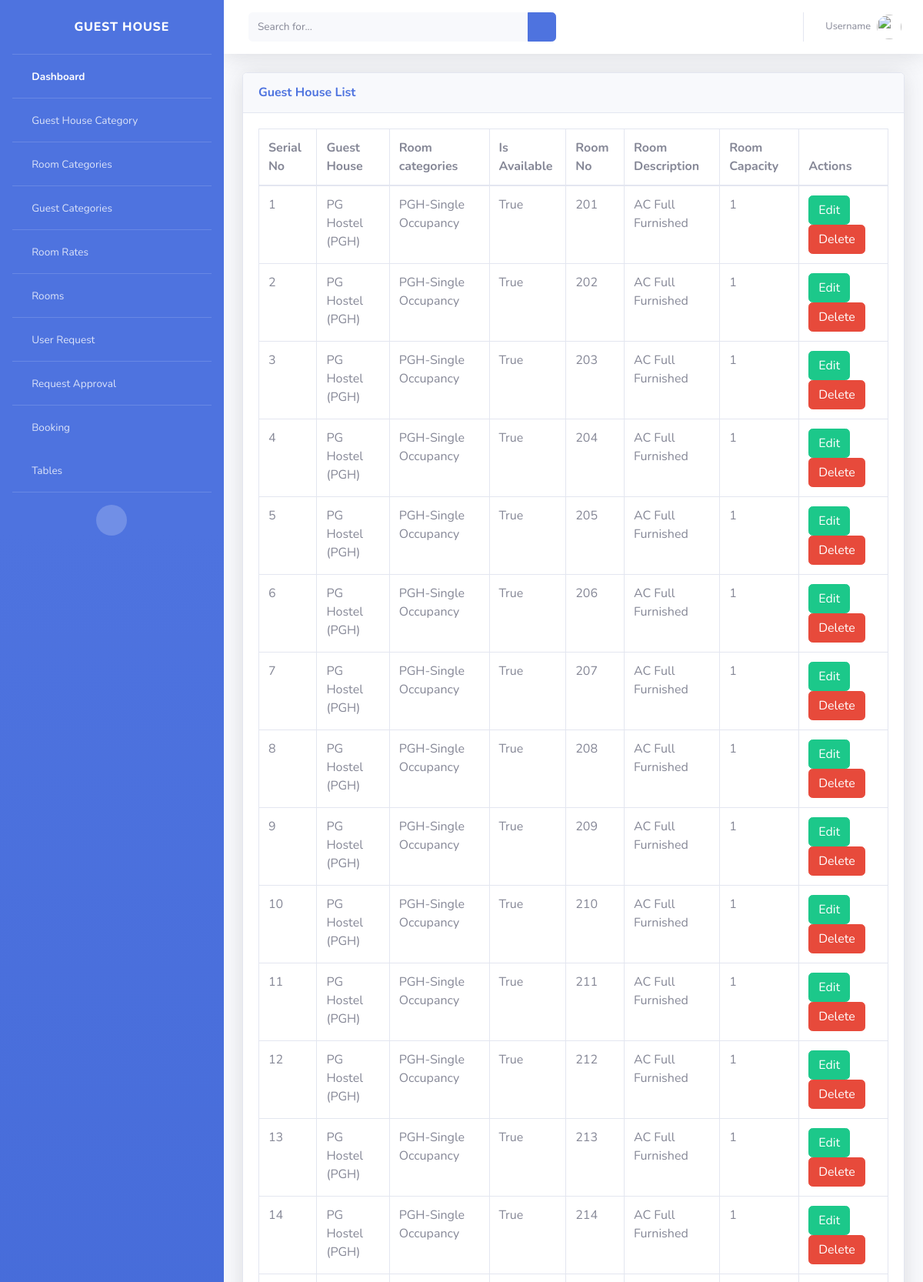
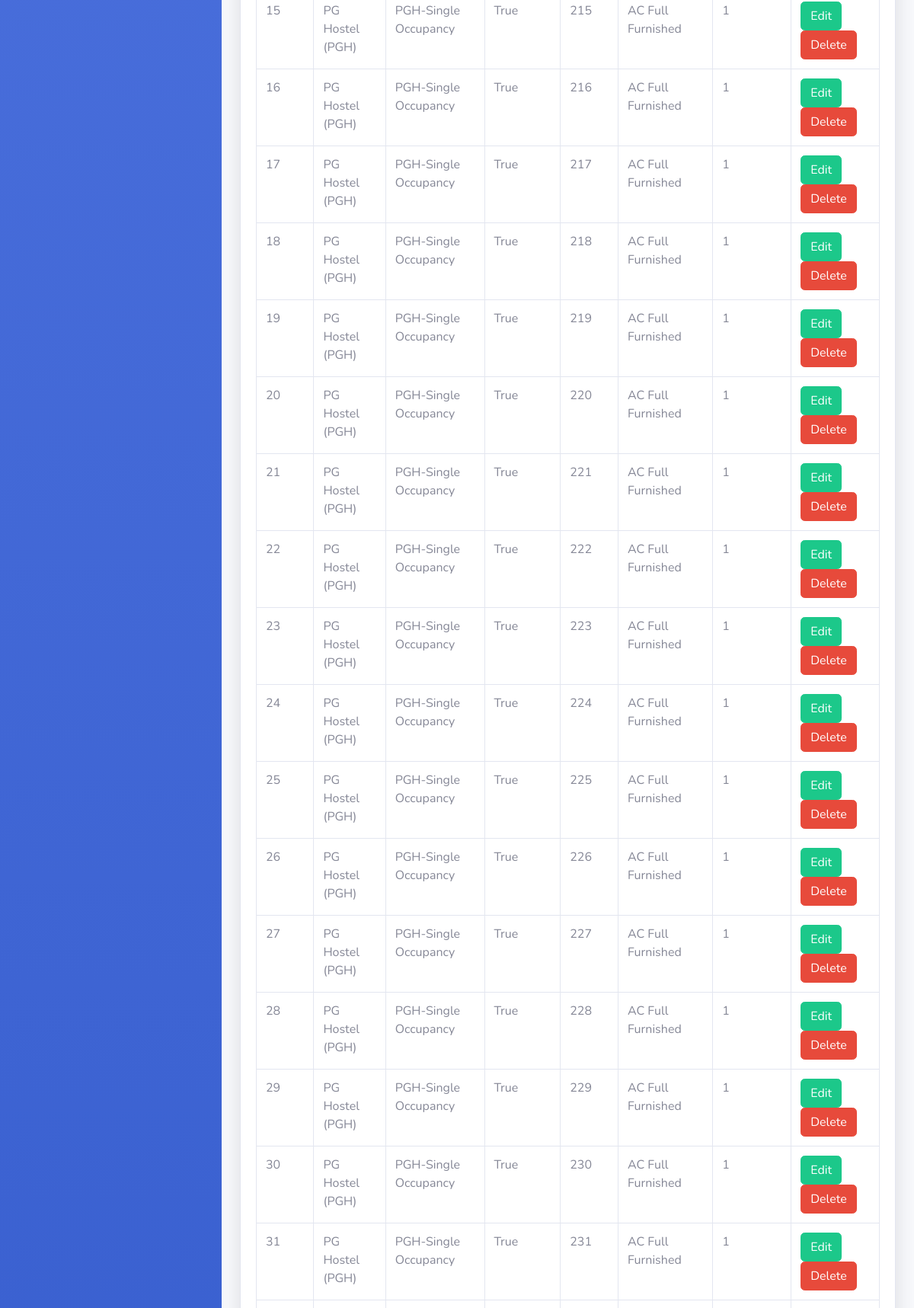
/employee/viewrooms (upper part), run on the app's committed database (2 pictures, top to bottom).
### gkapp/models.py (models this page shows, shortened)
class Rooms(models.Model):
    GuestHouses=models.ForeignKey(GuestHouses, on_delete=models.CASCADE)
    RoomCategories=models.ForeignKey(RoomCategories, on_delete=models.CASCADE)
    is_available=models.BooleanField(default=False)
    room_no=models.CharField(max_length=100, unique=False)
    room_desc=models.CharField(max_length=100, unique=False)
    room_capacity=models.IntegerField()
    class Meta:
        db_table = "rooms"

class GuestHouses(models.Model):
    name = models.CharField(max_length=50)
    def __str__(self):
        return self.name

class RoomCategories(models.Model):
    guesthouse_name = models.ForeignKey(GuestHouses, on_delete=models.CASCADE)
    room_cat = models.CharField(max_length=100, unique=True)
    def __str__(self):
        return self.room_cat

### gkapp/views.py (the view)
# urls.py: path('employee/viewrooms', views.viewrooms, name="viewrooms"),
def viewrooms(request):
    rooms = Rooms.objects.all()
    return render (request,"employee/viewrooms.html",{'rooms':rooms})

### gkapp/templates/employee/viewrooms.html (shortened to what this page needs)
{% extends "staffbase.html" %}
{% load static %}
{% load widget_tweaks %}
{% block content %}
   <div class="container-fluid">
                    <div class="card shadow mb-4">
                        <div class="card-header py-3">
                            <h6 class="m-0 font-weight-bold text-primary">Guest House List</h6>
                        </div>
                        <div class="card-body">
                            <div class="table-responsive">
                                <table class="table table-bordered" id="dataTable" width="100%" cellspacing="0">
                                    <thead>
                                        <tr>
                                            <th>Serial No </th>
                                            <th>Guest House </th>
                                            <th>Room categories </th>
                                            <th>Is Available </th>
                                            <th>Room No </th>
                                             <th>Room Description</th>
                                            <th>Room Capacity</th>
                                             <th>Actions</th>
                                        </tr>
                                    </thead>
                                    <tbody>
{% for rooms in rooms %}
    <tr>
          <td>{{ forloop.counter }}</td>
        <td>{{ rooms.GuestHouses }}</td>
        <td>{{ rooms.RoomCategories}}</td>
        <td>{{ rooms.is_available }}</td>
         <td>{{ rooms.room_no }}</td>
         <td>{{ rooms.room_desc }}</td>
         <td>{{ rooms.room_capacity }}</td>
        <td>
            <a class="btn btn-success" href="#"><span class="glyphicon glyphicon-pencil" >Edit</span></a>
            <a  class="btn btn-danger" href="#">Delete</a>
        </td>
    </tr>
{% endfor %}
                                    </tbody>
                                </table>
                            </div>
                        </div>
                    </div>
                </div>
{% endblock content %}

### data on the page
Rooms: GuestHouses "PG Hostel (PGH)", RoomCategories "PGH-Single Occupancy", is_available "True", room_no "201", room_desc "AC Full Furnished", room_capacity "1"
Rooms: GuestHouses "PG Hostel (PGH)", RoomCategories "PGH-Single Occupancy", is_available "True", room_no "202", room_desc "AC Full Furnished", room_capacity "1"
Rooms: GuestHouses "PG Hostel (PGH)", RoomCategories "PGH-Single Occupancy", is_available "True", room_no "203", room_desc "AC Full Furnished", room_capacity "1"
Rooms: GuestHouses "PG Hostel (PGH)", RoomCategories "PGH-Single Occupancy", is_available "True", room_no "204", room_desc "AC Full Furnished", room_capacity "1"
Rooms: GuestHouses "PG Hostel (PGH)", RoomCategories "PGH-Single Occupancy", is_available "True", room_no "205", room_desc "AC Full Furnished", room_capacity "1"
Rooms: GuestHouses "PG Hostel (PGH)", RoomCategories "PGH-Single Occupancy", is_available "True", room_no "206", room_desc "AC Full Furnished", room_capacity "1"
Rooms: GuestHouses "PG Hostel (PGH)", RoomCategories "PGH-Single Occupancy", is_available "True", room_no "207", room_desc "AC Full Furnished", room_capacity "1"
Rooms: GuestHouses "PG Hostel (PGH)", RoomCategories "PGH-Single Occupancy", is_available "True", room_no "208", room_desc "AC Full Furnished", room_capacity "1"
Rooms: GuestHouses "PG Hostel (PGH)", RoomCategories "PGH-Single Occupancy", is_available "True", room_no "209", room_desc "AC Full Furnished", room_capacity "1"
Rooms: GuestHouses "PG Hostel (PGH)", RoomCategories "PGH-Single Occupancy", is_available "True", room_no "210", room_desc "AC Full Furnished", room_capacity "1"
Rooms: GuestHouses "PG Hostel (PGH)", RoomCategories "PGH-Single Occupancy", is_available "True", room_no "211", room_desc "AC Full Furnished", room_capacity "1"
Rooms: GuestHouses "PG Hostel (PGH)", RoomCategories "PGH-Single Occupancy", is_available "True", room_no "212", room_desc "AC Full Furnished", room_capacity "1"
Rooms: GuestHouses "PG Hostel (PGH)", RoomCategories "PGH-Single Occupancy", is_available "True", room_no "213", room_desc "AC Full Furnished", room_capacity "1"
Rooms: GuestHouses "PG Hostel (PGH)", RoomCategories "PGH-Single Occupancy", is_available "True", room_no "214", room_desc "AC Full Furnished", room_capacity "1"
Rooms: GuestHouses "PG Hostel (PGH)", RoomCategories "PGH-Single Occupancy", is_available "True", room_no "215", room_desc "AC Full Furnished", room_capacity "1"
Rooms: GuestHouses "PG Hostel (PGH)", RoomCategories "PGH-Single Occupancy", is_available "True", room_no "216", room_desc "AC Full Furnished", room_capacity "1"
Rooms: GuestHouses "PG Hostel (PGH)", RoomCategories "PGH-Single Occupancy", is_available "True", room_no "217", room_desc "AC Full Furnished", room_capacity "1"
Rooms: GuestHouses "PG Hostel (PGH)", RoomCategories "PGH-Single Occupancy", is_available "True", room_no "218", room_desc "AC Full Furnished", room_capacity "1"
Rooms: GuestHouses "PG Hostel (PGH)", RoomCategories "PGH-Single Occupancy", is_available "True", room_no "219", room_desc "AC Full Furnished", room_capacity "1"
Rooms: GuestHouses "PG Hostel (PGH)", RoomCategories "PGH-Single Occupancy", is_available "True", room_no "220", room_desc "AC Full Furnished", room_capacity "1"
Rooms: GuestHouses "PG Hostel (PGH)", RoomCategories "PGH-Single Occupancy", is_available "True", room_no "221", room_desc "AC Full Furnished", room_capacity "1"
Rooms: GuestHouses "PG Hostel (PGH)", RoomCategories "PGH-Single Occupancy", is_available "True", room_no "222", room_desc "AC Full Furnished", room_capacity "1"
Rooms: GuestHouses "PG Hostel (PGH)", RoomCategories "PGH-Single Occupancy", is_available "True", room_no "223", room_desc "AC Full Furnished", room_capacity "1"
Rooms: GuestHouses "PG Hostel (PGH)", RoomCategories "PGH-Single Occupancy", is_available "True", room_no "224", room_desc "AC Full Furnished", room_capacity "1"
Rooms: GuestHouses "PG Hostel (PGH)", RoomCategories "PGH-Single Occupancy", is_available "True", room_no "225", room_desc "AC Full Furnished", room_capacity "1"
Rooms: GuestHouses "PG Hostel (PGH)", RoomCategories "PGH-Single Occupancy", is_available "True", room_no "226", room_desc "AC Full Furnished", room_capacity "1"
Rooms: GuestHouses "PG Hostel (PGH)", RoomCategories "PGH-Single Occupancy", is_available "True", room_no "227", room_desc "AC Full Furnished", room_capacity "1"
Rooms: GuestHouses "PG Hostel (PGH)", RoomCategories "PGH-Single Occupancy", is_available "True", room_no "228", room_desc "AC Full Furnished", room_capacity "1"
Rooms: GuestHouses "PG Hostel (PGH)", RoomCategories "PGH-Single Occupancy", is_available "True", room_no "229", room_desc "AC Full Furnished", room_capacity "1"
Rooms: GuestHouses "PG Hostel (PGH)", RoomCategories "PGH-Single Occupancy", is_available "True", room_no "230", room_desc "AC Full Furnished", room_capacity "1"
Rooms: GuestHouses "PG Hostel (PGH)", RoomCategories "PGH-Single Occupancy", is_available "True", room_no "231", room_desc "AC Full Furnished", room_capacity "1"
